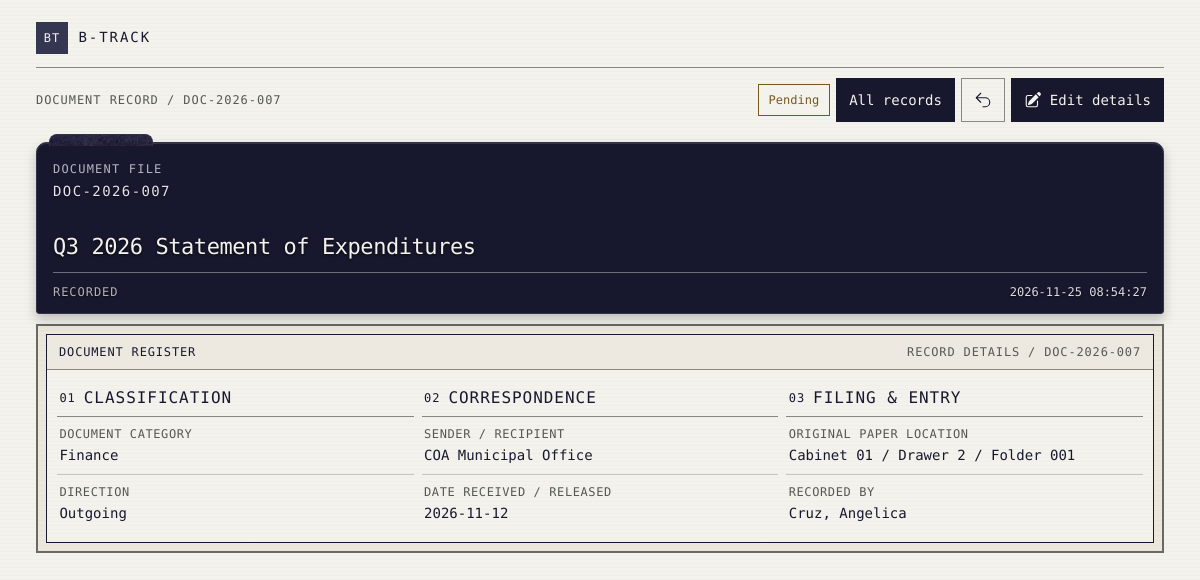
Screenshot of /documents/view.php?id=1007 (signed in) with the database file from the repository.
### tables this page shows
CREATE TABLE Documents (
  document_id      INT AUTO_INCREMENT PRIMARY KEY,
  tracking_number  VARCHAR(30)  NOT NULL UNIQUE,
  title            VARCHAR(150) NOT NULL,
  type_id          INT NOT NULL,
  committee_id     INT NULL,
  direction        VARCHAR(20)  NOT NULL,
  sender_recipient VARCHAR(100) NOT NULL,
  date_received    DATE NOT NULL,
  status           VARCHAR(30)  NOT NULL DEFAULT 'Pending',
  location_id      INT NOT NULL,
  recorded_by      INT NOT NULL,
  created_at       DATETIME NOT NULL DEFAULT CURRENT_TIMESTAMP,
  CONSTRAINT chk_tracking  CHECK (tracking_number REGEXP '^DOC-[0-9]{4}-[0-9]{3}$'),
  CONSTRAINT chk_direction CHECK (direction IN ('Incoming','Outgoing')),
  CONSTRAINT chk_sender    CHECK (CHAR_LENGTH(TRIM(sender_recipient)) > 0),
  CONSTRAINT chk_status    CHECK (status IN ('Pending','In Process','Completed')),
  FOREIGN KEY (type_id)      REFERENCES Document_Types(type_id),
  FOREIGN KEY (committee_id) REFERENCES Committees(committee_id),
  FOREIGN KEY (location_id)  REFERENCES Storage_Locations(location_id),
  FOREIGN KEY (recorded_by)  REFERENCES Users(user_id)
) AUTO_INCREMENT=1001;

CREATE TABLE Document_Types (
  type_id      INT AUTO_INCREMENT PRIMARY KEY,
  type_name    VARCHAR(60) NOT NULL UNIQUE,
  is_financial BOOLEAN NOT NULL DEFAULT FALSE
) AUTO_INCREMENT=401;

CREATE TABLE Users (
  user_id       INT AUTO_INCREMENT PRIMARY KEY,
  full_name     VARCHAR(100) NOT NULL,
  username      VARCHAR(50)  NOT NULL UNIQUE,
  password_hash VARCHAR(255) NOT NULL,
  status        VARCHAR(10)  NOT NULL DEFAULT 'Active',
  CONSTRAINT chk_user_status CHECK (status IN ('Active','Inactive'))
) AUTO_INCREMENT=301;

### config/database.php (called while the page is built, shortened)
<?php
function db(): PDO
{
    $dsn = sprintf('mysql:host=%s;port=%s;dbname=%s;charset=utf8mb4', DB_HOST, DB_PORT, DB_NAME);
    $connection = new PDO($dsn, DB_USER, DB_PASSWORD, [
        PDO::ATTR_ERRMODE => PDO::ERRMODE_EXCEPTION,
        PDO::ATTR_DEFAULT_FETCH_MODE => PDO::FETCH_ASSOC,
        PDO::ATTR_EMULATE_PREPARES => false,
    ]);
    return $connection;
}

### includes/functions.php (called while the page is built, shortened)
<?php
function e($value): string
{
    return htmlspecialchars((string) $value, ENT_QUOTES | ENT_SUBSTITUTE, 'UTF-8');
}
function status_slug(string $status): string
{
    $slug = strtolower(trim($status));
    $slug = preg_replace('/[^a-z0-9]+/', '-', $slug) ?? '';
    return trim($slug, '-');
}

### documents/view.php (the view, shortened to what this page needs)
<?php
$documentId = filter_input(INPUT_GET, 'id', FILTER_VALIDATE_INT);
$document = null;
if (is_int($documentId) && $documentId > 0) {
    try {
        $statement = db()->prepare(
            'SELECT d.document_id AS id,
                    d.tracking_number AS tracking,
                    d.title,
                    t.type_name AS category,
                    d.direction,
                    d.sender_recipient AS party_name,
                    d.date_received,
                    d.status,
                    CONCAT_WS(" / ", l.cabinet, l.drawer, l.folder) AS storage_location,
                    d.created_at AS recorded_at,
                    u.full_name AS recorded_by
             FROM Documents d
             JOIN Document_Types t ON t.type_id = d.type_id
             JOIN Storage_Locations l ON l.location_id = d.location_id
             JOIN Users u ON u.user_id = d.recorded_by
             WHERE d.document_id = :document_id
             LIMIT 1'
        );
        $statement->execute(['document_id' => $documentId]);
        $document = $statement->fetch() ?: null;
    } catch (PDOException $exception) {
        error_log('B-TRACK document detail load error: ' . $exception->getMessage());
        $loadError = true;
    }
}
$statusClass = $document ? status_slug((string) $document['status']) : '';
?>
<!DOCTYPE html>
<html lang="en">
<head>
    <link rel="stylesheet" href="../assets/css/dashboard.css">
</head>
<body>
    <main class="main-content record-detail-page" id="main-content">
        <header class="record-detail-bar">
            <a class="topbar-brand" href="../dashboard.php" aria-label="B-TRACK dashboard">
                <span class="topbar-brand-mark" aria-hidden="true">BT</span>
                <span class="topbar-brand-name">B-TRACK</span>
            </a>
        </header>
        <?php if ($document): ?>
            <section class="record-detail-heading" aria-label="Record actions">
                <p class="record-detail-eyebrow">DOCUMENT RECORD / <?= e($document['tracking']) ?></p>
                <div class="record-detail-heading__actions">
                    <span class="record-status record-status--<?= e($statusClass) ?>"><?= e($document['status']) ?></span>
                    <nav class="record-detail-navigation" aria-label="Record navigation">
                        <a class="button button--primary record-detail-back" href="index.php">All records</a>
                        <a class="record-dashboard-exit" href="../dashboard.php" aria-label="Return to dashboard" title="Return to dashboard">
                        </a>
                    </nav>
                    <a class="button button--primary record-detail-edit" href="edit.php?id=<?= urlencode((string) $document['id']) ?>">
                        <span>Edit details</span>
                    </a>
                </div>
            </section>
            <section class="record-detail-cover" aria-labelledby="record-title">
                <span class="folder-tab" aria-hidden="true"></span>
                <div class="record-detail-code">
                    <span>DOCUMENT FILE</span>
                    <strong><?= e($document['tracking']) ?></strong>
                </div>
                <h1 id="record-title"><?= e($document['title']) ?></h1>
                <div class="document-recorded record-detail-cover__recorded">
                    <span>RECORDED</span>
                    <time datetime="<?= e($document['recorded_at']) ?>"><?= e($document['recorded_at']) ?></time>
                </div>
            </section>
            <section class="record-detail-panel" aria-label="Document information">
                <div class="record-detail-sheet">
                    <header class="record-detail-sheet__header">
                        <strong>DOCUMENT REGISTER</strong>
                        <span>RECORD DETAILS / <?= e($document['tracking']) ?></span>
                    </header>
                    <div class="record-detail-groups">
                        <section class="record-detail-group" aria-labelledby="record-classification-title">
                            <header>
                                <span>01</span>
                                <h2 id="record-classification-title">Classification</h2>
                            </header>
                            <dl>
                                <div>
                                    <dt>Document category</dt>
                                    <dd><?= e($document['category']) ?></dd>
                                </div>
                                <div>
                                    <dt>Direction</dt>
                                    <dd><?= e($document['direction']) ?></dd>
                                </div>
                            </dl>
                        </section>
                        <section class="record-detail-group" aria-labelledby="record-correspondence-title">
                            <header>
                                <span>02</span>
                                <h2 id="record-correspondence-title">Correspondence</h2>
                            </header>
                            <dl>
                                <div>
                                    <dt>Sender / recipient</dt>
                                    <dd><?= e($document['party_name']) ?></dd>
                                </div>
                                <div>
                                    <dt>Date received / released</dt>
                                    <dd><time datetime="<?= e($document['date_received']) ?>"><?= e($document['date_received']) ?></time></dd>
                                </div>
                            </dl>
                        </section>
                        <section class="record-detail-group" aria-labelledby="record-archive-title">
                            <header>
                                <span>03</span>
                                <h2 id="record-archive-title">Filing &amp; entry</h2>
                            </header>
                            <dl>
                                <div>
                                    <dt>Original paper location</dt>
                                    <dd><?= e($document['storage_location']) ?></dd>
                                </div>
                                <div>
                                    <dt>Recorded by</dt>
                                    <dd><?= e($document['recorded_by']) ?></dd>
                                </div>
                            </dl>
                        </section>
                    </div>
                </div>
            </section>
        <?php endif; ?>
    </main>
</body>
</html>

### rows the page displays
documents: tracking_number "DOC-2026-007", status "Pending", title "Q3 2026 Statement of Expenditures", created_at "2026-11-25 08:54:27", type.type_name "Finance", direction "Outgoing", sender_recipient "COA Municipal Office", date_received "2026-11-12", recorded_by.full_name "Cruz, Angelica"

### other values shown
$document['storage_location'] "Cabinet 01 / Drawer 2 / Folder 001"
